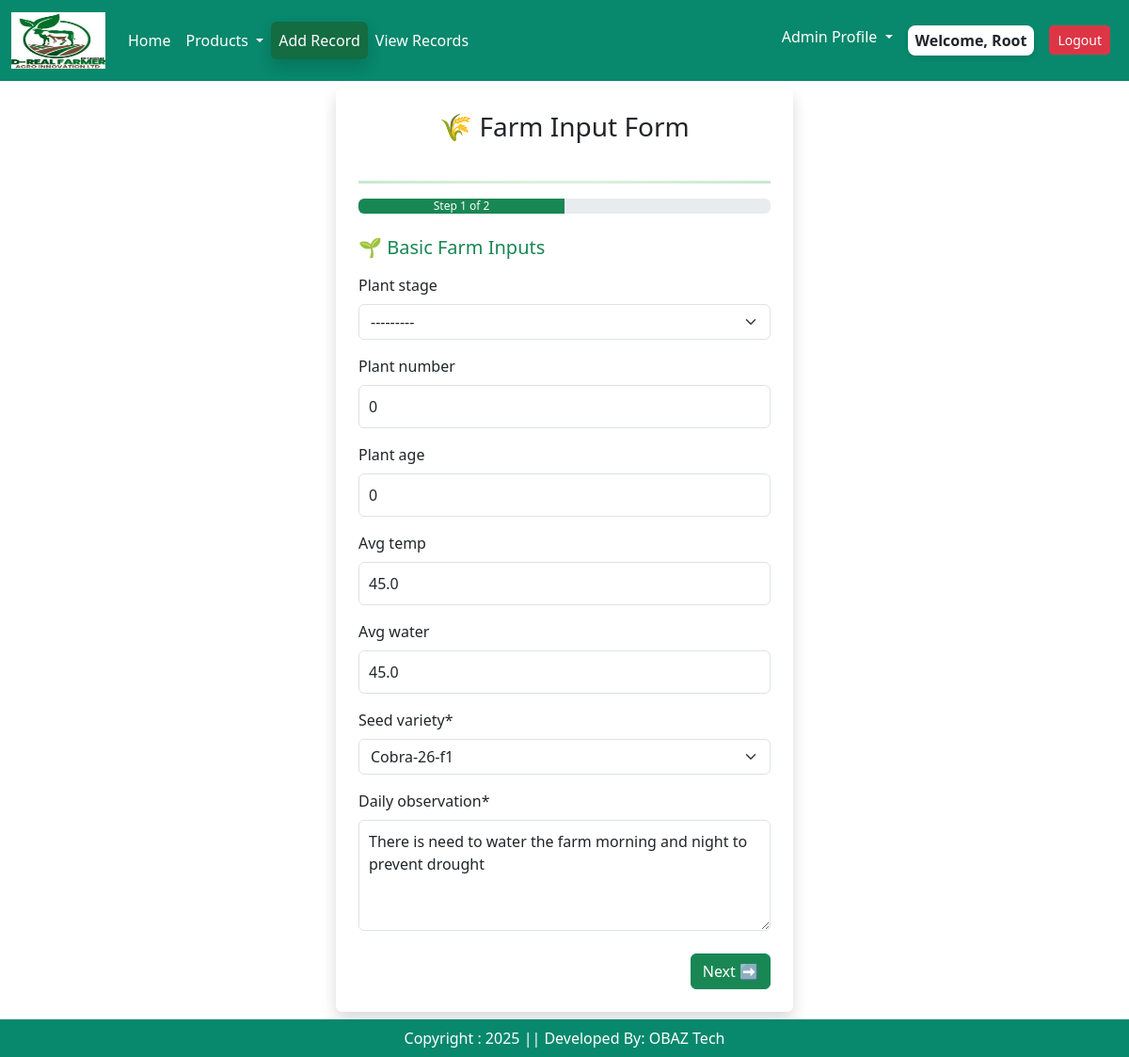
The page /farmrecords/edit/19 (signed in) on the database as committed earlier.
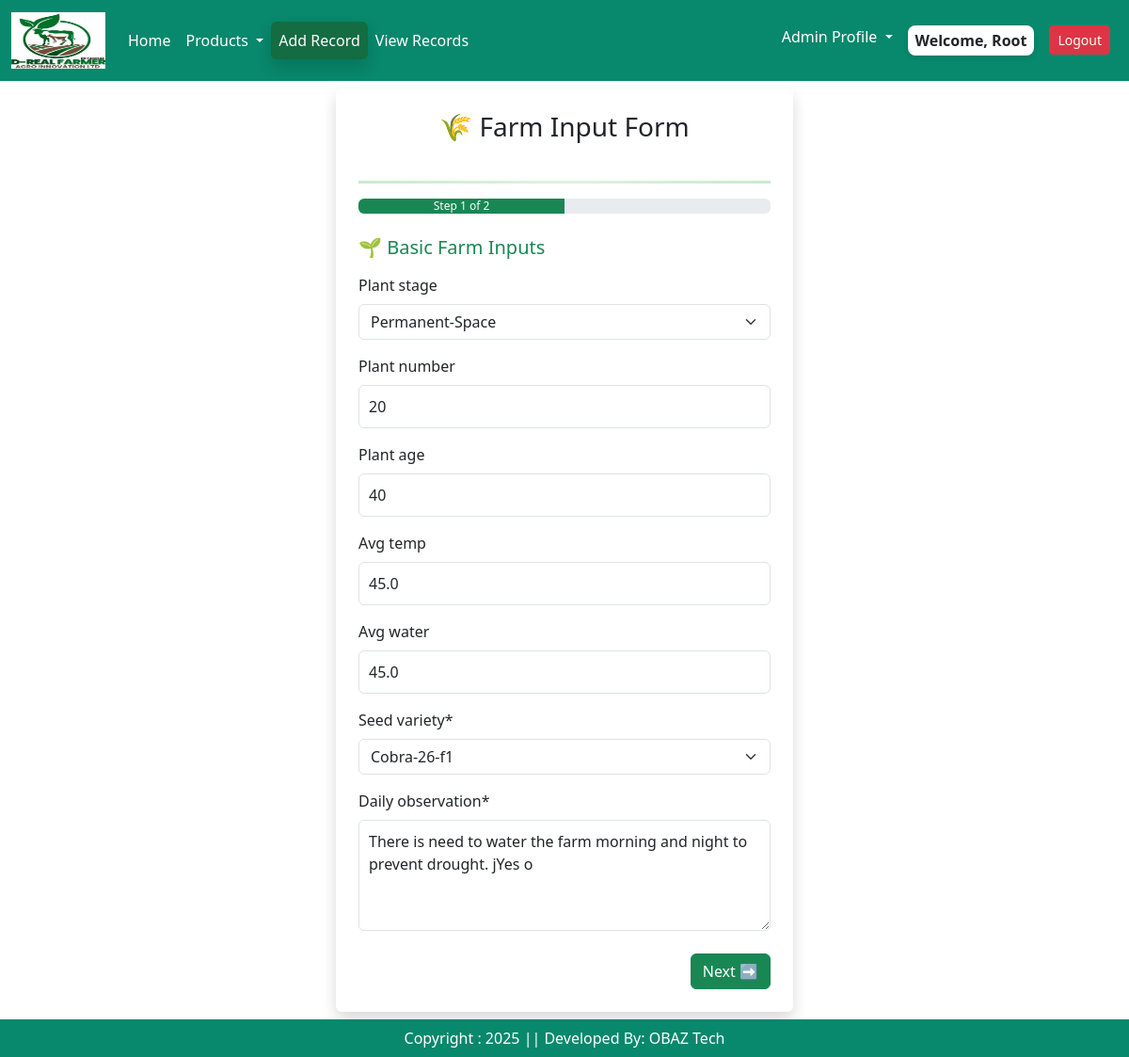
The same page on the database as committed later.
### app/models.py (models this page shows, shortened)
class Farminputs(models.Model):
    user = models.ForeignKey(User, on_delete=models.CASCADE)
    plant_stage =  models.CharField(choices = stage_choices , max_length = 2, null=True, blank=True)
    plant_number = models.IntegerField(default= 0,null=True, blank=True)
    plant_age =  models.IntegerField(default= 0,null=True, blank=True)
    cocopeat_name= models.CharField(choices = cocopeat_choices , max_length = 2, null=True, blank=True)
    cocopeat_weight = models.FloatField(default= 0, null=True, blank=True)
    avg_temp = models.FloatField(default= 0, null=True, blank=True)
    avg_water = models.FloatField(default= 0, null=True, blank=True)
    seed_variety = models.CharField(choices = seed_choices, max_length = 2)
    daily_observation = models.TextField( default = '')
    created_at = models.DateTimeField(auto_now_add=True)
    class Meta:
        verbose_name = "Farminput"
        verbose_name_plural = "Farminput"  # Prevents Django from adding "s"

### app/views.py (the view)
# urls.py: path('farmrecords/edit/<int:pk>', views.farmrecords_edit, name = "farmrecordsedit"),
@login_required(login_url = 'user_login')
def farmrecords_edit(request, pk):
    item = Farminputs.objects.get(id=pk)
    try:
        item_two = Farminputtwo.objects.get(FI=item)
    except Farminputtwo.DoesNotExist:
        item_two = None  # if it doesn't exist yet
    if request.method == 'POST':
        form = FarminputForm(request.POST, instance=item)
        formtwo = FarminputtwoForm(request.POST, instance=item_two)
        if form.is_valid() and formtwo.is_valid():
            updated_item = form.save()
            updated_item_two = formtwo.save(commit=False)
            updated_item_two.FI = updated_item  # Link to Farminputs
            updated_item_two.save()
            messages.success(request, "✅ Record updated successfully.")
            return redirect('viewrecords')
    else:
        form = FarminputForm(instance=item)
        formtwo = FarminputtwoForm(instance=item_two)
    context = {
        'form': form,
        'formtwo': formtwo
    }
    return render(request, 'edit_farminginput.html', context)

### app/forms.py
class FarminputForm(forms.ModelForm):
    class Meta:
        model = Farminputs
        fields = ['plant_stage','plant_number','plant_age','cocopeat_name','cocopeat_weight',
                  'avg_temp','avg_water', 'seed_variety',
                  'daily_observation']
        widgets = {
            "daily_observation": forms.Textarea(attrs={"rows": 4})  # 👈 make textarea taller
        }

class FarminputtwoForm(forms.ModelForm):
    class Meta:
        model = Farminputtwo
        fields = ['fungicide_name','avg_fungicide','insecticide_name','avg_insecticide',
                  'micronutrient_name', 'avg_micronutrient','fertilizer_name',
                  'avg_fertilizer']

### app/templates/edit_farminginput.html (shortened to what this page needs)
{% extends 'base.html' %}
{% load static %}
{% load crispy_forms_tags %}
{% block main-content %}
<div class="container mt-2 mb-5">
  <div class="row justify-content-center">
    <div class="col-md-6 col-lg-5">
      <div class="card shadow border-0 p-4">
        <h3 class="text-center mb-4">🌾 Farm Input Form</h3>
        <hr class="gradient-double">
        <div class="progress mb-4">
          <div id="progress-bar" class="progress-bar bg-success" style="width: 50%;">
            Step 1 of 2
          </div>
        </div>
        <form method="POST" id="farmForm">
          <div class="form-step" id="step1">
            <h5 class="mb-3 text-success">🌱 Basic Farm Inputs</h5>
            {{ form|crispy }}
            <div class="d-flex justify-content-end mt-4">
              <button type="button" class="btn btn-success" id="nextBtn">Next ➡</button>
            </div>
          </div>
        </form>
      </div>
    </div>
  </div>
</div>
<br/><br/>
<br/><br/>
{% endblock main-content %}

Rows that differ between the two databases and show on the page:
changed Farminputs "Cobra-26-f1": plant_stage "---------" → "Permanent-Space"; plant_number "0" → "20"; plant_age "0" → "40"; daily_observation "There is need to water the farm morning and night to prevent drought" → "There is need to water the farm morning and night to prevent drought. jYes o"
